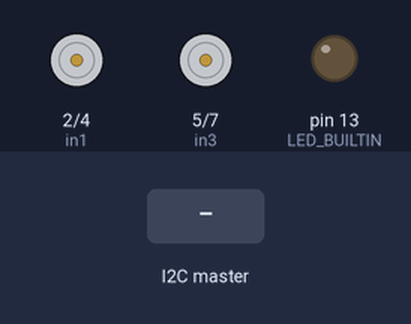
Recording of a sketch running on a simulated Arduino Uno, built with avr-gcc and run on an emulated ATmega328P. Shown: motor-driver pin pairs drawn as motors (green arrow = first pin HIGH = forward, orange = second pin HIGH = backward, longer = more drive, scaled by the enable pin), output pins drawn as LEDs (lit = HIGH). The test bench sets the inputs (shaded band).

Above: at 1.2 s.
1.3 s: the I2C master sends the byte 1
2.8 s: the I2C master sends the byte 90
At 4.0 s:
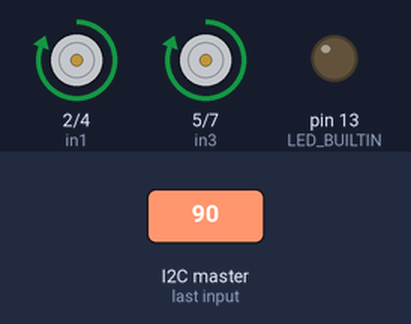
4.3 s: the I2C master sends the byte 0
At 5.2 s:
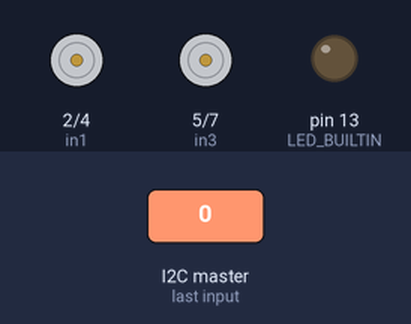
Timing chart, 0 to 7.3 s (numbered marks = the images above; inputs shaded):
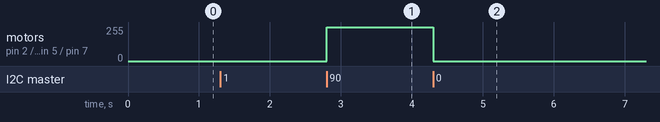

Measured:
- after the input at 2.8 s, motor on pin 2 (in1) / pin 4 (in2), motor on pin 5 (in3) / pin 7 (in4): stopped → forward 255/255 at once
- after the input at 4.3 s, motor on pin 2 (in1) / pin 4 (in2), motor on pin 5 (in3) / pin 7 (in4): forward 255/255 → stopped at once

The sketch:

Car.ino
```cpp
#include <Wire.h>
//Defining car address
#define CAR_ADDR 9
//Defining threshold to start motors
#define threshold 780

//Defining left motors
int in1 = 2;
int in2 = 4;
int enA = 3;

//Defining right motors
int in3 = 5;
int in4 = 7;
int enB = 6;

//Defining received signal variables
volatile byte sig0x1, sig0x2, sig1x1, sig1x2, sig2x1, sig2x2, sig3x1, sig3x2;
volatile int signal0, signal1, signal2, signal3;

void setup() {
  // put your setup code here, to run once:

  //Setting up ouput pins for left motors
  pinMode(enA, OUTPUT);
  pinMode(in1, OUTPUT);
  pinMode(in2, OUTPUT);

  //Setting up ouput pins for right motors
  pinMode(enB, OUTPUT);
  pinMode(in3, OUTPUT);
  pinMode(in4, OUTPUT);

  //Setting up built-in LED output
  pinMode(LED_BUILTIN, OUTPUT);

  //Start I2C communications
  Wire.begin(CAR_ADDR);
  //Have Arduino receive signals through I2C
  Wire.onReceive(receiveEvent);
  Serial.begin(9600);

}


void loop() {
  delay(50);
}

void receiveEvent(int numBytes){
  //Reads sent bytes from I2C
  sig0x1 = Wire.read();  //x1 hilds upper byte of received a
  sig0x2 = Wire.read();  //x2 holds lower byte of received a
  sig1x1 = Wire.read();  //x1 hilds upper byte of received a
  sig1x2 = Wire.read();  //x2 holds lower byte of received a
  sig2x1 = Wire.read();  //x1 hilds upper byte of received a
  sig2x2 = Wire.read();  //x2 holds lower byte of received a
  sig3x1 = Wire.read();  //x1 hilds upper byte of received a
  sig3x2 = Wire.read();  //x2 holds lower byte of received a

  //Converts bytes back into integer value
  signal0 = (int)sig0x1 << 8 | (int)sig0x2;
  signal1 = (int)sig1x1 << 8 | (int)sig1x2;
  signal2 = (int)sig2x1 << 8 | (int)sig2x2;
  signal3 = (int)sig3x1 << 8 | (int)sig3x2;

  if(signal0 >= threshold){
    //digitalWrite(LED_BUILTIN, HIGH);
    moveForward();
  }
  else if(signal1 >= threshold){
    moveBackward();
  }
  else if(signal3 >= threshold){
    rotateRight();
  }
  else if(signal2 >= threshold){
    rotateLeft();
  }
  else{
    //digitalWrite(LED_BUILTIN, LOW);
    stop();
  }


}

void moveForward(){
  //Left motors rotate forwards
  digitalWrite(in1,HIGH);
  digitalWrite(in2,LOW);
  digitalWrite(enA,100);

  //Right motors rotate forwards
  digitalWrite(in3,HIGH);
  digitalWrite(in4,LOW);
  digitalWrite(enB,100);
}

void moveBackward(){
  //Left motors rotate backwards
  digitalWrite(in1,LOW);
  digitalWrite(in2,HIGH);
  digitalWrite(enA,100);

  //Right motors rotate backwards
  digitalWrite(in3,LOW);
  digitalWrite(in4,HIGH);
  digitalWrite(enB,100);
}

void rotateLeft(){
  //Left motors rotate backwards
  digitalWrite(in1,LOW);
  digitalWrite(in2,HIGH);
  digitalWrite(enA,100);

  //Right motors rotate forwards
  digitalWrite(in3,HIGH);
  digitalWrite(in4,LOW);
  digitalWrite(enB,100);
}

void rotateRight(){
  //Left motors rotate forwards
  digitalWrite(in1,HIGH);
  digitalWrite(in2,LOW);
  digitalWrite(enA,100);

  //Right motors rotate backwards
  digitalWrite(in3,LOW);
  digitalWrite(in4,HIGH);
  digitalWrite(enB,100);
}

void stop(){
  //Stops left motors
  digitalWrite(in1,LOW);
  digitalWrite(in2,LOW);
  digitalWrite(enA,100);

  //Stops right motors
  digitalWrite(in3,LOW);
  digitalWrite(in4,LOW);
  digitalWrite(enB,100);
}
```
